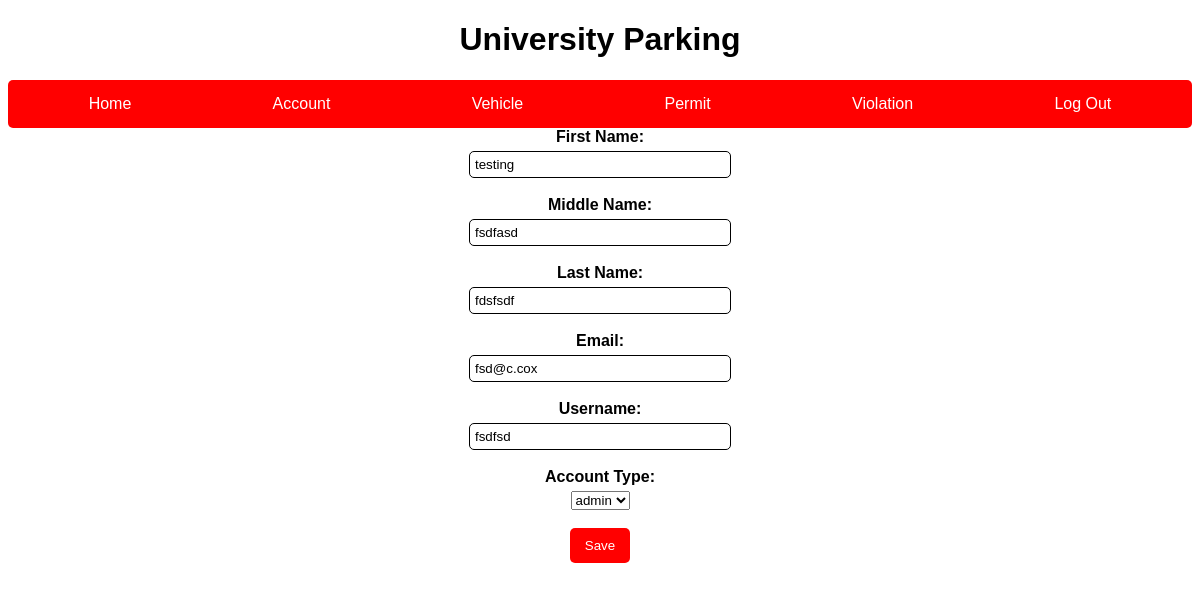
The app's page /updateaccount.php?uid=32 with its own data.
### tables this page shows
CREATE TABLE IF NOT EXISTS `user` (
  `UID` int NOT NULL AUTO_INCREMENT,
  `FirstName` varchar(50) DEFAULT NULL,
  `LastName` varchar(50) DEFAULT NULL,
  `MiddleName` varchar(50) DEFAULT NULL,
  `Email` varchar(100) DEFAULT NULL,
  `Username` varchar(50) DEFAULT NULL,
  `Password` varchar(256) DEFAULT NULL,
  `Role` varchar(50) DEFAULT NULL,
  PRIMARY KEY (`UID`)
);

### updateaccount.php (the view, shortened to what this page needs)
<!DOCTYPE html>
<html>
<head>
    <link rel="stylesheet" href="style.css">
</head>
<body>
<h1>University Parking</h1>
<nav>
  <div class="navbar">
    <a href="homepage.php">Home</a>
    <a href="account.php">Account</a>
	<a href="vehicle.php">Vehicle</a>
	<a href="permit.php">Permit</a>
	<a href="violation.php">Violation</a>
    <a href="logout.php">Log Out</a>
  </div>
</nav>
<?php
require_once 'uparking.php';
$conn = new mysqli($hn, $un, $pw, $db);
if(isset($_GET['uid'])){
	$uid = $_GET['uid'];
    $sql = "select * from user where uid=$uid";
    $result = $conn->query($sql);
    $row = $result->fetch_assoc();
    echo '<form method="POST">
    <label for="firstname">
    First Name:</label>
    <input type="text" id="firstname" name="firstname" required value=' . $row['FirstName'] . '><br><br>
    <label for="middle-name">
    Middle Name:</label>
    <input type="text" id="middlename" name="middlename" value=' . $row['MiddleName'] . '><br><br>
    <label for="last-name">
    Last Name:</label>
    <input type="text" id="lastname" name="lastname" required value=' . $row['LastName'] . '><br><br>
    <label for="email">
    Email:</label>
    <input type="email" id="email" name="email" required value=' . $row['Email'] . '><br><br>
    <label for="username">
    Username:</label>
    <input type="text" id="username" name="username" required value=' . $row['Username'] . '><br><br>
    <input type="hidden" id="uid" name="uid" value=' . $row['UID'] . '>
    <label for="role">
    ';
    if ($row['Role'] != "Staff"){
        echo 'Account Type:</label>
        <select id="role" name="role">
          <option value="User" selected>user</option>
          <option value="Staff">admin</option>
                </select><br><br>
        <input type="submit" value="Save">
      </form>';
    }else{
    echo 'Account Type:</label>
    <select id="role" name="role">
      <option value="User">user</option>
      <option value="Staff" selected>admin</option>
            </select><br><br>
    <input type="submit" value="Save">
  </form>';
    }
}
?>
</body>
</html>

### style.css (style rules this page uses)
body { font-family: Arial; text-align: center; background-color: white; }
form { margin-bottom: 20px; }
label { display: block; margin-bottom: 5px; font-weight: bold; }
input[type="text"], input[type="password"], input[type="email"] { width: 250px; padding: 5px; border: 1px solid; border-radius: 5px; }
input[type="submit"] { background-color: red; color: white; border: none; padding: 10px 15px; border-radius: 5px; cursor: pointer; }
a { color: #776bda; text-decoration: none; }
.navbar { background-color: red; padding: 10px; border-radius: 5px; display: flex; justify-content: space-around; }
.navbar a { color: white; text-decoration: none; padding: 5px 10px; }

### records on screen
user: firstname "testing", middlename "fsdfasd", lastname "fdsfsdf", email "fsd@c.cox", username "fsdfsd"
